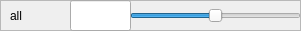
         <widget class="QFrame" name="frame_36">
          <property name="geometry">
           <rect>
            <x>0</x>
            <y>660</y>
            <width>301</width>
            <height>31</height>
           </rect>
          </property>
          <property name="frameShape">
           <enum>QFrame::StyledPanel</enum>
          </property>
          <property name="frameShadow">
           <enum>QFrame::Raised</enum>
          </property>
          <widget class="QSlider" name="allMotors">
           <property name="geometry">
            <rect>
             <x>130</x>
             <y>0</y>
             <width>171</width>
             <height>31</height>
            </rect>
           </property>
           <property name="minimum">
            <number>-50</number>
           </property>
           <property name="maximum">
            <number>50</number>
           </property>
           <property name="orientation">
            <enum>Qt::Horizontal</enum>
           </property>
          </widget>
          <widget class="QLabel" name="label_35">
           <property name="geometry">
            <rect>
             <x>10</x>
             <y>0</y>
             <width>91</width>
             <height>31</height>
            </rect>
           </property>
           <property name="text">
            <string>all</string>
           </property>
          </widget>
          <widget class="QFrame" name="frame_37">
           <property name="geometry">
            <rect>
             <x>40</x>
             <y>30</y>
             <width>301</width>
             <height>31</height>
            </rect>
           </property>
           <property name="frameShape">
            <enum>QFrame::StyledPanel</enum>
           </property>
           <property name="frameShadow">
            <enum>QFrame::Raised</enum>
           </property>
           <widget class="QSlider" name="horizontalSlider_29">
            <property name="geometry">
             <rect>
              <x>70</x>
              <y>0</y>
              <width>231</width>
              <height>31</height>
             </rect>
            </property>
            <property name="orientation">
             <enum>Qt::Horizontal</enum>
            </property>
           </widget>
           <widget class="QLabel" name="label_36">
            <property name="geometry">
             <rect>
              <x>10</x>
              <y>0</y>
              <width>91</width>
              <height>31</height>
             </rect>
            </property>
            <property name="text">
             <string>motor0</string>
            </property>
           </widget>
          </widget>
          <widget class="QFrame" name="frame_38">
           <property name="geometry">
            <rect>
             <x>20</x>
             <y>30</y>
             <width>301</width>
             <height>31</height>
            </rect>
           </property>
           <property name="frameShape">
            <enum>QFrame::StyledPanel</enum>
           </property>
           <property name="frameShadow">
            <enum>QFrame::Raised</enum>
           </property>
           <widget class="QSlider" name="horizontalSlider_30">
            <property name="geometry">
             <rect>
              <x>70</x>
              <y>0</y>
              <width>231</width>
              <height>31</height>
             </rect>
            </property>
            <property name="orientation">
             <enum>Qt::Horizontal</enum>
            </property>
           </widget>
           <widget class="QLabel" name="label_37">
            <property name="geometry">
             <rect>
              <x>10</x>
              <y>0</y>
              <width>91</width>
              <height>31</height>
             </rect>
            </property>
            <property name="text">
             <string>motor0</string>
            </property>
           </widget>
           <widget class="QFrame" name="frame_39">
            <property name="geometry">
             <rect>
              <x>40</x>
              <y>30</y>
              <width>301</width>
              <height>31</height>
             </rect>
            </property>
            <property name="frameShape">
             <enum>QFrame::StyledPanel</enum>
            </property>
            <property name="frameShadow">
             <enum>QFrame::Raised</enum>
            </property>
            <widget class="QSlider" name="horizontalSlider_31">
             <property name="geometry">
              <rect>
               <x>70</x>
               <y>0</y>
               <width>231</width>
               <height>31</height>
              </rect>
             </property>
             <property name="orientation">
              <enum>Qt::Horizontal</enum>
             </property>
            </widget>
            <widget class="QLabel" name="label_38">
             <property name="geometry">
              <rect>
               <x>10</x>
               <y>0</y>
               <width>91</width>
               <height>31</height>
              </rect>
             </property>
             <property name="text">
              <string>motor0</string>
             </property>
            </widget>
           </widget>
          </widget>
          <widget class="QLineEdit" name="setPoint_motorAll">
           <property name="geometry">
            <rect>
             <x>70</x>
             <y>0</y>
             <width>61</width>
             <height>31</height>
            </rect>
           </property>
           <property name="readOnly">
            <bool>true</bool>
           </property>
          </widget>
         </widget>
